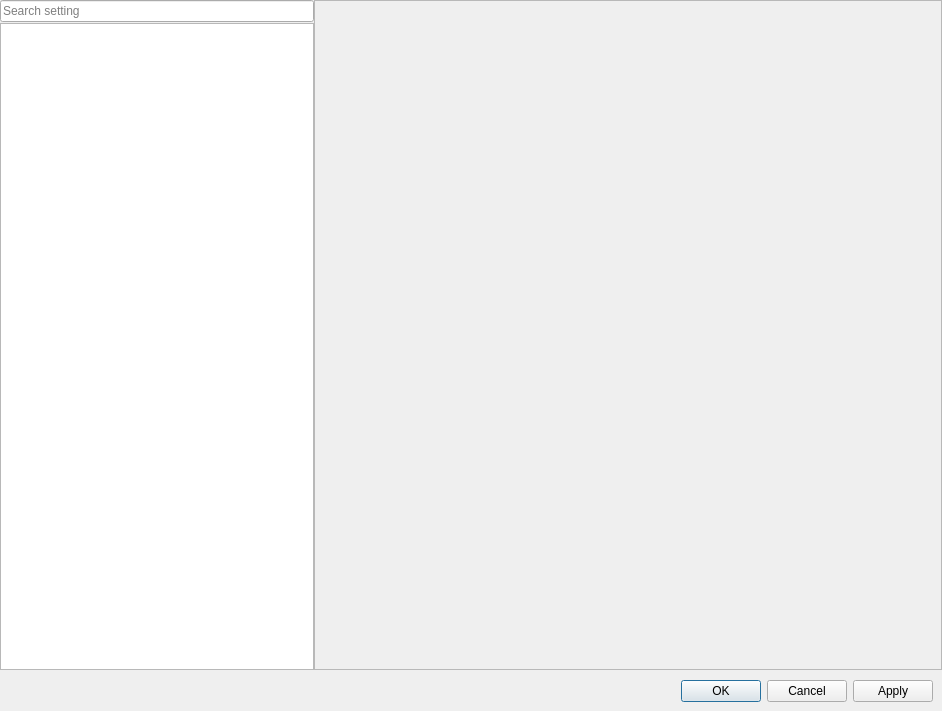
<?xml version="1.0" encoding="UTF-8"?>
<ui version="4.0">
 <class>SettingsDialog</class>
 <widget class="QDialog" name="SettingsDialog">
  <property name="geometry">
   <rect>
    <x>0</x>
    <y>0</y>
    <width>942</width>
    <height>711</height>
   </rect>
  </property>
  <property name="windowTitle">
   <string>Dialog</string>
  </property>
  <layout class="QGridLayout" name="gridLayout">
   <property name="leftMargin">
    <number>0</number>
   </property>
   <property name="topMargin">
    <number>0</number>
   </property>
   <property name="rightMargin">
    <number>0</number>
   </property>
   <property name="bottomMargin">
    <number>0</number>
   </property>
   <property name="horizontalSpacing">
    <number>0</number>
   </property>
   <property name="verticalSpacing">
    <number>1</number>
   </property>
   <item row="3" column="0" colspan="3">
    <layout class="QHBoxLayout" name="horizontalLayout_2">
     <property name="spacing">
      <number>6</number>
     </property>
     <property name="leftMargin">
      <number>9</number>
     </property>
     <property name="topMargin">
      <number>9</number>
     </property>
     <property name="rightMargin">
      <number>9</number>
     </property>
     <property name="bottomMargin">
      <number>9</number>
     </property>
     <item>
      <spacer name="horizontalSpacer">
       <property name="orientation">
        <enum>Qt::Horizontal</enum>
       </property>
       <property name="sizeHint" stdset="0">
        <size>
         <width>40</width>
         <height>20</height>
        </size>
       </property>
      </spacer>
     </item>
     <item>
      <widget class="QPushButton" name="m_ok_button">
       <property name="text">
        <string>OK</string>
       </property>
      </widget>
     </item>
     <item>
      <widget class="QPushButton" name="m_cancel_button">
       <property name="text">
        <string>Cancel</string>
       </property>
      </widget>
     </item>
     <item>
      <widget class="QPushButton" name="m_apply_button">
       <property name="text">
        <string>Apply</string>
       </property>
      </widget>
     </item>
    </layout>
   </item>
   <item row="0" column="0" rowspan="2">
    <widget class="QLineEdit" name="m_setting_search">
     <property name="sizePolicy">
      <sizepolicy hsizetype="Preferred" vsizetype="Fixed">
       <horstretch>0</horstretch>
       <verstretch>0</verstretch>
      </sizepolicy>
     </property>
     <property name="frame">
      <bool>true</bool>
     </property>
     <property name="placeholderText">
      <string>Search setting</string>
     </property>
    </widget>
   </item>
   <item row="2" column="0">
    <widget class="QTreeView" name="m_setting_list_view">
     <property name="sizePolicy">
      <sizepolicy hsizetype="Preferred" vsizetype="Expanding">
       <horstretch>0</horstretch>
       <verstretch>0</verstretch>
      </sizepolicy>
     </property>
     <property name="font">
      <font>
       <pointsize>10</pointsize>
      </font>
     </property>
     <property name="frameShape">
      <enum>QFrame::StyledPanel</enum>
     </property>
     <property name="alternatingRowColors">
      <bool>false</bool>
     </property>
     <attribute name="headerVisible">
      <bool>false</bool>
     </attribute>
    </widget>
   </item>
   <item row="0" column="1" rowspan="3" colspan="2">
    <widget class="QFrame" name="frame">
     <property name="frameShape">
      <enum>QFrame::StyledPanel</enum>
     </property>
     <property name="frameShadow">
      <enum>QFrame::Sunken</enum>
     </property>
     <layout class="QVBoxLayout" name="verticalLayout_2">
      <property name="spacing">
       <number>6</number>
      </property>
      <property name="leftMargin">
       <number>0</number>
      </property>
      <property name="topMargin">
       <number>0</number>
      </property>
      <property name="rightMargin">
       <number>0</number>
      </property>
      <property name="bottomMargin">
       <number>0</number>
      </property>
      <item>
       <layout class="QVBoxLayout" name="verticalLayout">
        <property name="spacing">
         <number>6</number>
        </property>
        <property name="leftMargin">
         <number>9</number>
        </property>
        <property name="topMargin">
         <number>9</number>
        </property>
        <property name="rightMargin">
         <number>9</number>
        </property>
        <property name="bottomMargin">
         <number>9</number>
        </property>
        <item>
         <widget class="utils::QtStackedWidgetLabel" name="m_setting_label" native="true"/>
        </item>
        <item>
         <widget class="utils::QtStackedWidget" name="m_setting_widgets"/>
        </item>
       </layout>
      </item>
     </layout>
    </widget>
   </item>
  </layout>
 </widget>
 <customwidgets>
  <customwidget>
   <class>utils::QtStackedWidgetLabel</class>
   <extends>QWidget</extends>
   <header location="global">utils/stacked_widget/stacked_widget_label.h</header>
   <container>1</container>
  </customwidget>
  <customwidget>
   <class>utils::QtStackedWidget</class>
   <extends>QStackedWidget</extends>
   <header>utils/stacked_widget/stacked_widget.h</header>
   <container>1</container>
  </customwidget>
 </customwidgets>
 <resources/>
 <connections/>
</ui>
